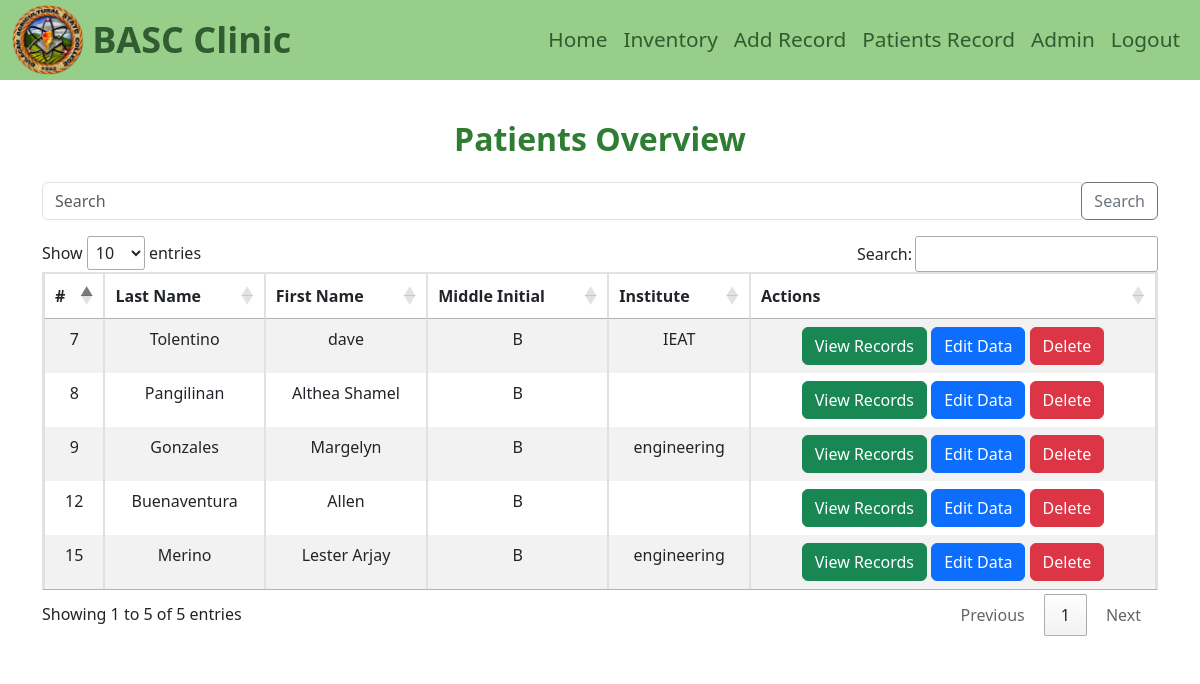
Before: /pages/admin/records.php (signed in) with the older database file.
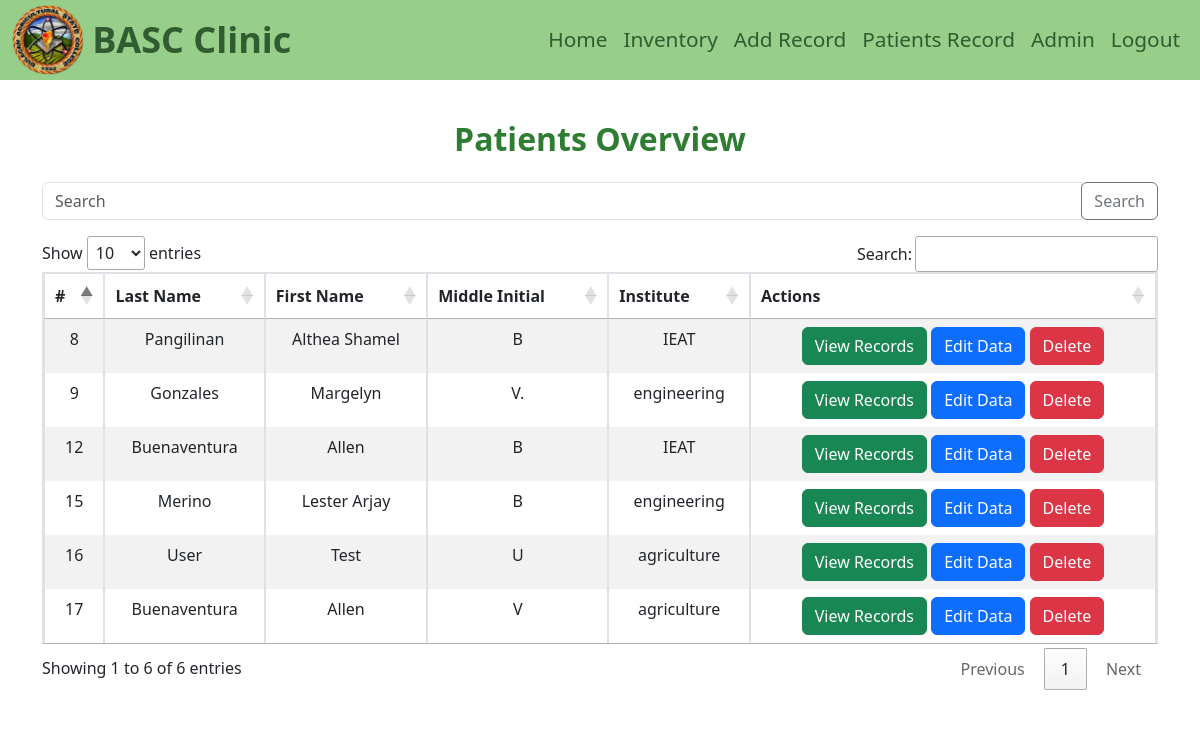
After: the same page with the newer database file.
### tables this page shows
CREATE TABLE `users` (
  `userID` int(11) NOT NULL,
  `userStudentID` varchar(100) DEFAULT NULL,
  `userFName` varchar(100) NOT NULL,
  `userMName` varchar(100) NOT NULL,
  `userLName` varchar(100) NOT NULL,
  `userType` int(11) NOT NULL,
  `userEmail` varchar(100) NOT NULL,
  `userPassword` varchar(100) NOT NULL,
  `userBirthday` date NOT NULL,
  `userWorkPosition` varchar(100) DEFAULT NULL,
  `userInstitute` varchar(100) NOT NULL,
  `userSubject` varchar(100) DEFAULT NULL,
  `userBarangay` varchar(100) NOT NULL,
  `userTown` varchar(100) NOT NULL,
  `userCity` varchar(100) NOT NULL,
  `userProvince` varchar(100) NOT NULL,
  `deleted` tinyint(1) DEFAULT 0
);

### pages/admin/records.php (the view, shortened to what this page needs)
<!DOCTYPE html>
<html lang="en">
<head>
    <link href="https://cdn.jsdelivr.net/npm/bootstrap@5.3.0-alpha1/dist/css/bootstrap.min.css" rel="stylesheet">
    <link href="https://cdn.datatables.net/1.13.4/css/jquery.dataTables.min.css" rel="stylesheet">
</head>
<body>
    <?php include 'navbar.php' ?>
    <div class="container table-container">
        <h2 class="text-center mb-4">Patients Overview</h2>
        <div class="input-group mb-3">
            <input type="text" class="form-control" placeholder="Search" aria-label="Search" />
            <div class="input-group-append">
                <button class="btn btn-outline-secondary" type="button">Search</button>
            </div>
        </div>
        <table id="recordTable" class="table table-striped table-bordered">
            <thead>
                <tr>
                    <th>#</th>
                    <th>Last Name</th>
                    <th>First Name</th>
                    <th>Middle Initial</th>
                    <th>Institute</th>
                    <th>Actions</th>
                </tr>
            </thead>
            <tbody>
                <?php
                $inventoryQuery = "SELECT * FROM users WHERE deleted = 0";
                $inventoryResult = mysqli_query($conn, $inventoryQuery);
                while ($row = mysqli_fetch_assoc($inventoryResult)) {
                    echo "<tr>
                        <td>{$row['userID']}</td>
                        <td>{$row['userLName']}</td>
                        <td>{$row['userFName']}</td>
                        <td>{$row['userMName']}</td>
                        <td>{$row['userInstitute']}</td>
                        <td>
                            <button class='btn btn-success view-btn'>View Records</button>
                            <button class='btn btn-primary edit-btn' data-userid='{$row['userID']}'>Edit Data</button>
                            <button class='btn btn-danger delete-btn' data-userid='{$row['userID']}'>Delete</button>
                        </td>
                    </tr>";
                }
                ?>
            </tbody>
        </table>
    </div>
</body>
</html>

Changed rows visible on the page:
no longer on this page (row edited): users: userID "7", userLName "Tolentino", userFName "dave", userMName "B", userInstitute "IEAT"
changed users "Pangilinan": userInstitute (not shown) → "IEAT"
changed users "Gonzales": userMName "B" → "V."
changed users id 12: userInstitute (not shown) → "IEAT"
added users: userID "16", userLName "User", userFName "Test", userMName "U", userInstitute "agriculture"
added users: userID "17", userLName "Buenaventura", userFName "Allen", userMName "V", userInstitute "agriculture"
Other visible differences:
text written by a page script: "Show entries Search: Showing 1 to 5 of 5 entries Previous 1 Next" → "Show entries Search: Showing 1 to 6 of 6 entries Previous 1 Next"
